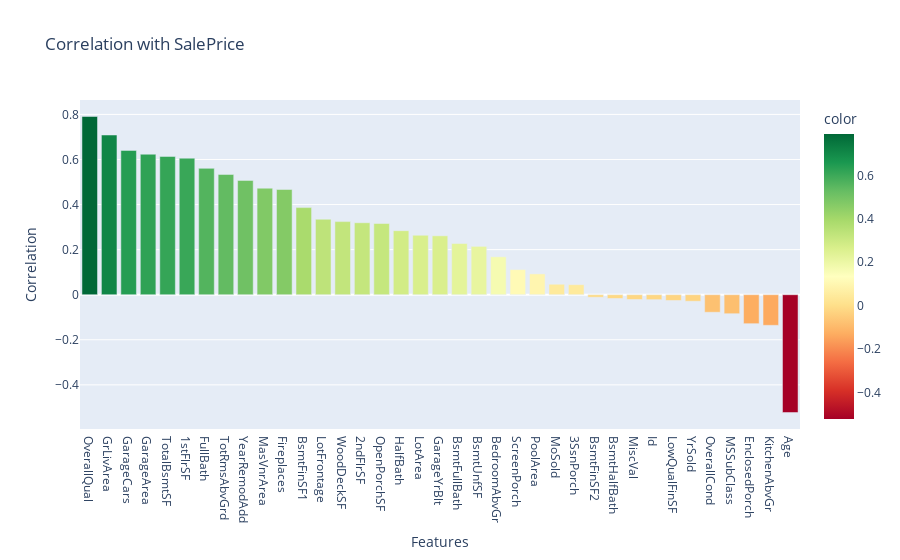

The code cell stored with this chart in its notebook:
### Code cell
corr = num_columns.corr()['SalePrice'].drop('SalePrice').sort_values(ascending=False)

fig = px.bar(
    x=corr.index,
    y=corr.values,
    title="Correlation with SalePrice",
    labels={'x': 'Features', 'y': 'Correlation'},
    color=corr.values,
    color_continuous_scale='RdYlGn'
)

fig.show()

### Figure 1 — Plotly figure (JSON) as saved in the notebook; plotly's stock layout.template omitted (floating-point values rounded to 4 significant figures)
{"data": [{"alignmentgroup": "True", "hovertemplate": "Features=%{x}<br>Correlation=%{y}<br>color=%{marker.color}<extra></extra>", "legendgroup": "", "marker": {"color": [0.791, 0.7086, 0.6404, 0.6234, 0.6136, 0.6059, 0.5607, 0.5337, 0.5071, 0.4726, 0.4669, 0.3864, 0.3349, 0.3244, 0.3193, 0.3159, 0.2841, 0.2638, 0.2614, 0.2271, 0.2145, 0.1682, 0.1114, 0.0924, 0.04643, 0.04458, -0.01138, -0.01684, -0.02119, -0.02192, -0.02561, -0.02892, -0.07786, -0.08428, -0.1286, -0.1359, -0.5229], "coloraxis": "coloraxis", "pattern": {"shape": ""}}, "name": "", "offsetgroup": "", "orientation": "v", "showlegend": false, "textposition": "auto", "type": "bar", "x": ["OverallQual", "GrLivArea", "GarageCars", "GarageArea", "TotalBsmtSF", "1stFlrSF", "FullBath", "TotRmsAbvGrd", "YearRemodAdd", "MasVnrArea", "Fireplaces", "BsmtFinSF1", "LotFrontage", "WoodDeckSF", "2ndFlrSF", "OpenPorchSF", "HalfBath", "LotArea", "GarageYrBlt", "BsmtFullBath", "BsmtUnfSF", "BedroomAbvGr", "ScreenPorch", "PoolArea", "MoSold", "3SsnPorch", "BsmtFinSF2", "BsmtHalfBath", "MiscVal", "Id", "LowQualFinSF", "YrSold", "OverallCond", "MSSubClass", "EnclosedPorch", "KitchenAbvGr", "Age"], "xaxis": "x", "y": [0.791, 0.7086, 0.6404, 0.6234, 0.6136, 0.6059, 0.5607, 0.5337, 0.5071, 0.4726, 0.4669, 0.3864, 0.3349, 0.3244, 0.3193, 0.3159, 0.2841, 0.2638, 0.2614, 0.2271, 0.2145, 0.1682, 0.1114, 0.0924, 0.04643, 0.04458, -0.01138, -0.01684, -0.02119, -0.02192, -0.02561, -0.02892, -0.07786, -0.08428, -0.1286, -0.1359, -0.5229], "yaxis": "y"}], "layout": {"barmode": "relative", "coloraxis": {"colorbar": {"title": {"text": "color"}}, "colorscale": [[0, "rgb(165,0,38)"], [0.1, "rgb(215,48,39)"], [0.2, "rgb(244,109,67)"], [0.3, "rgb(253,174,97)"], [0.4, "rgb(254,224,139)"], [0.5, "rgb(255,255,191)"], [0.6, "rgb(217,239,139)"], [0.7, "rgb(166,217,106)"], [0.8, "rgb(102,189,99)"], [0.9, "rgb(26,152,80)"], [1, "rgb(0,104,55)"]]}, "legend": {"tracegroupgap": 0}, "title": {"text": "Correlation with SalePrice"}, "xaxis": {"anchor": "y", "domain": [0, 1], "title": {"text": "Features"}}, "yaxis": {"anchor": "x", "domain": [0, 1], "title": {"text": "Correlation"}}}}
